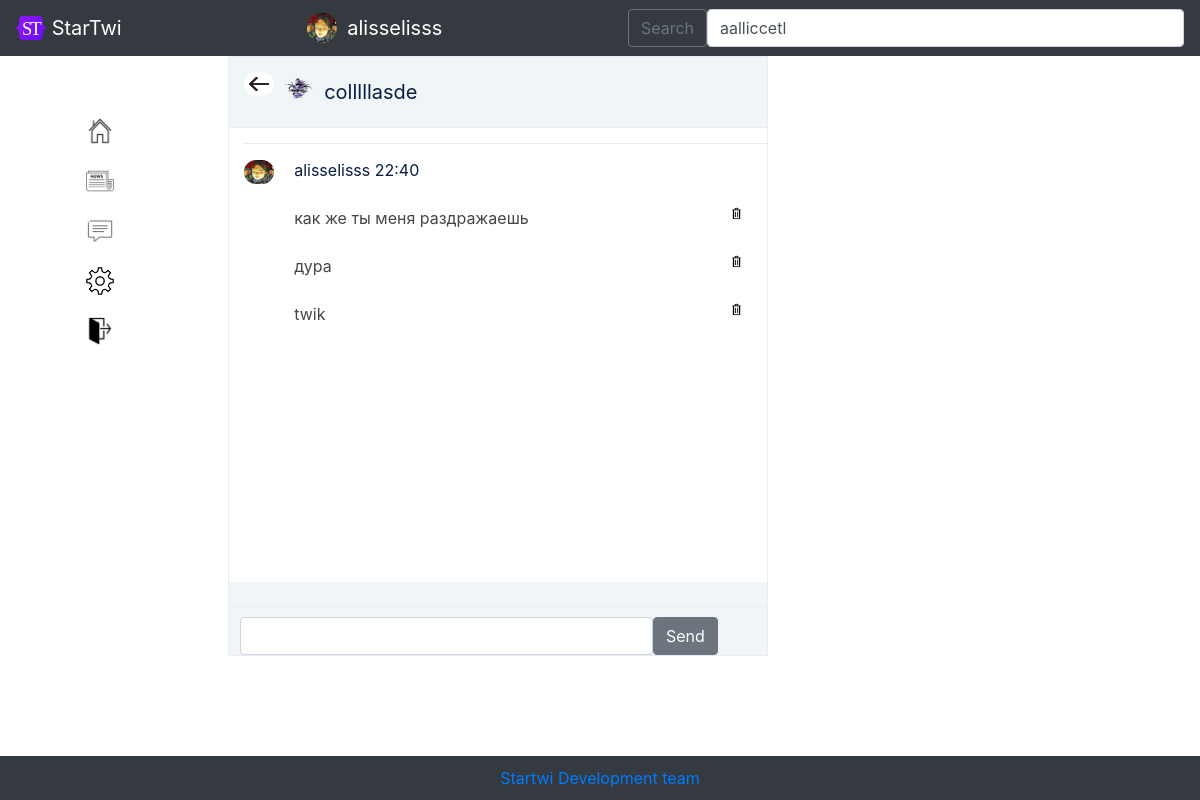
Before: /messenger/colllllasde (signed in) with the older database file.
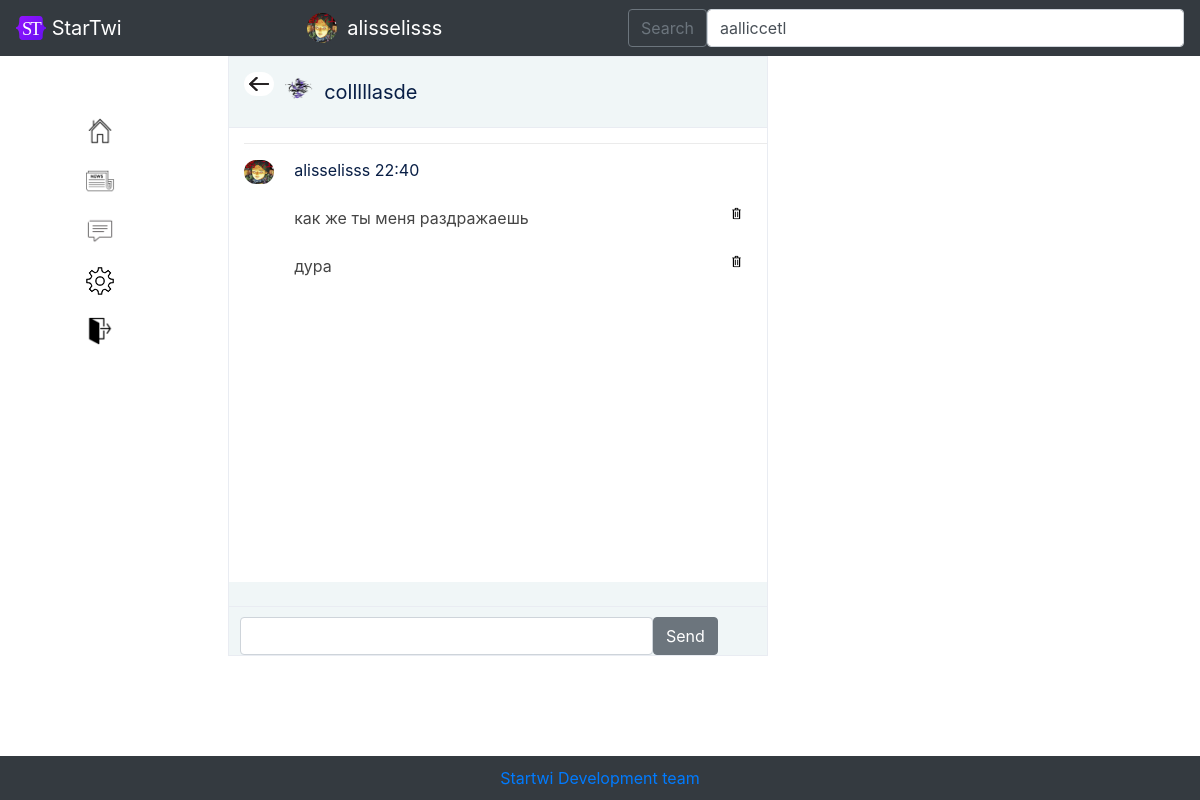
After: the same page with the newer database file.
### data/messages.py (models this page shows)
class Messages(SqlAlchemyBase):
    __tablename__ = 'messages'
    id = sqlalchemy.Column(sqlalchemy.Integer, primary_key=True, autoincrement=True)
    from_id = sqlalchemy.Column(sqlalchemy.Integer, sqlalchemy.ForeignKey("users.id"))
    to_id = sqlalchemy.Column(sqlalchemy.Integer, sqlalchemy.ForeignKey("users.id"))
    message_text = sqlalchemy.Column(sqlalchemy.String, nullable=True)
    sending_time = sqlalchemy.Column(sqlalchemy.DateTime, default=datetime.datetime.now())

### data/users.py (models this page shows, shortened)
class User(SqlAlchemyBase, UserMixin):
    __tablename__ = 'users'
    id = sqlalchemy.Column(sqlalchemy.Integer, primary_key=True, autoincrement=True)
    username = sqlalchemy.Column(sqlalchemy.String, unique=True, nullable=True)
    year_of_birth = sqlalchemy.Column(sqlalchemy.Integer, nullable=True)
    month_of_birth = sqlalchemy.Column(sqlalchemy.Integer, nullable=True)
    day_of_birth = sqlalchemy.Column(sqlalchemy.Integer, nullable=True)
    country = sqlalchemy.Column(sqlalchemy.String, nullable=True)
    email = sqlalchemy.Column(sqlalchemy.String, unique=True, nullable=True)
    hashed_password = sqlalchemy.Column(sqlalchemy.String, nullable=True)
    modified_date = sqlalchemy.Column(sqlalchemy.DateTime, default=datetime.datetime.now())
    photo = sqlalchemy.Column(sqlalchemy.String, unique=True, nullable=True)
    about_me = sqlalchemy.Column(sqlalchemy.String, unique=True, nullable=True)
    followers = sqlalchemy.Column(sqlalchemy.String, nullable=True, default=' ')
    following = sqlalchemy.Column(sqlalchemy.String, nullable=True, default=' ')
    restrict = sqlalchemy.Column(sqlalchemy.Boolean, nullable=True, default=False)
    blacklist = sqlalchemy.Column(sqlalchemy.String, nullable=True, default=' ')

### main.py (the view)
@app.route('/messenger/<username>', methods=['GET', 'POST'])
@login_required
def messenger(username):
    db_sess = db_session.create_session()
    form = MessageForm()
    user = db_sess.query(User).filter(User.username == username).first()
    if form.validate_on_submit():
        add_message(current_user.id, user.id, form.message.data)
        return redirect(f'/messenger/{username}')
    cipher = Fernet(cipher_key)
    messages_list = db_sess.query(Messages).filter(
        ((Messages.from_id == current_user.id) / (Messages.to_id == user.id)) | (
                (Messages.to_id == current_user.id) / (Messages.from_id == user.id))).all()
    return render_template('messenger.html', title='Messenger', form=form, user=user,
                           url_for=url_for, user_class=User, userlist=get_userlist(),
                           css_file=url_for('static', filename='css/style.css'),
                           messages_list=messages_list, cipher=cipher,
                           str=str, db_sess_query_user=db_sess.query(User)
                           )

### forms/MessageForm.py
class MessageForm(FlaskForm):
    message = StringField('')
    send = SubmitField('Send')

### data/db_session.py (called while the page is built)
def create_session() -> Session:
    global __factory
    return __factory()

### main.py (called while the page is built)
@login_manager.user_loader
def load_user(user_id):
    db_sess = db_session.create_session()
    return db_sess.query(User).get(user_id)

def get_userlist():
    return sorted(db_session.create_session().query(User).filter(User.username != current_user.username),
                  key=lambda x: [0 if str(x.id) in current_user.following.split(', ') else 1,
                                 - len(list(set(current_user.following.split(', ')) & set(
                                     x.following.split(', ')))),
                                 - len(list(set(current_user.followers.split(', ')) & set(
                                     x.followers.split(', ')))),
                                 x.username])

### templates/messenger.html (shortened to what this page needs)
{% extends "base_logged_in.html" %}
{% block content %}
<div class="messenger">
    <table class="message-table">
        <tr><td style="background-color: #f0f6f7; " class="about-chat"><div>
            <a href="/chats"><img src="{{ url_for('static', filename='img/back.png') }}" alt="" width="30" height="24" class="icon" style="margin: 0px; margin-right: 10px;"></a>
            <a href="/account/{{ user.username }}" style="text-decoration: none" class="navbar-brand">
                <img src="{{ url_for('static', filename='img/' + user.photo) }}" alt="" width="30" height="24" class="icon" style="margin: 0px; margin-right: 10px;">
                {{ user.username }}</a>
        </div></td></tr>
        <tr><td class="all-messages-box" id="all-messages-box">
            {% if messages_list %}
                {% for message in messages_list %}
                    {% if messages_list.index(message) == 0 or messages_list[messages_list.index(message) - 1].from_id != message.from_id %}
                        <div class="message">
                            {% set sender = db_sess_query_user.filter(user_class.id == message.from_id).first() %}
                            <img src="{{ url_for('static', filename='img/' + sender.photo) }}" alt="" width="30" height="24" class="icon" style="margin: 0px; margin-right: 10px; margin-top:3%;">
                            <div style="margin-left: 50px; color: #454545;">
                                 <a href="/account/{{ sender.username }}" style="text-decoration: none; padding-top: 3%;">{{ sender.username }} {{ message.sending_time.hour }}:{{ str(message.sending_time.minute) if (str(message.sending_time.minute)) | length == 2 else '0' + str(message.sending_time.minute) }}</a><br>
                                {% if message.from_id == current_user.id %}
                                    <a href="/delete_message/{{ message.id }}"><img src="{{ url_for('static', filename='img/delete-icon.jpg') }}" width="15" style="float:right; margin-right: 5%"></a>
                                {% endif %}
                                {{ cipher.decrypt(message.message_text).decode('utf-8') }}
                            </div>
                        </div>
                    {% else %}
                        <div style="margin-left: 50px; color: #454545;"><br>
                            {% if message.from_id == current_user.id %}
                                <a href="/delete_message/{{ message.id }}"><img src="{{ url_for('static', filename='img/delete-icon.jpg') }}" width="15" style="float:right; margin-right: 5%"></a>
                            {% endif %}
                            {{ cipher.decrypt(message.message_text).decode('utf-8') }}
                        </div>
                    {% endif %}
                {% endfor %}
            {% else %}
                <p align="center" style="margin-top: 50%; color: #a3a29e;">no messages yet</p>
            {% endif %}
        </td></tr>
        <tr><td style="background-color: #f0f6f7;" class="send-message"><div class="form-send-message">
            <form action="" method="post">
                    <div style="float: left; width: 100%;">{{ form.message.label }}<br>
                        <span style="float:left; width:80%">{{ form.message(class="form-control") }}</span><span style="float:right; width:20%">{{ form.send(type="submit", class="btn btn-secondary") }}</span><br>
                    </div>
            </form>
        </div></td></tr>
    </table>
</div>
{% endblock %}

### templates/base_logged_in.html (shortened to what this page needs)
<!DOCTYPE html>
<html lang="en">
<head>
    <link rel="stylesheet"
          href="https://stackpath.bootstrapcdn.com/bootstrap/4.4.1/css/bootstrap.min.css"
>
    <link href="http://rawgithub.com/indrimuska/jquery-editable-select/master/dist/jquery-editable-select.min.css" rel="stylesheet">
    <link rel="stylesheet" type="text/css" href={{ css_file }}>
</head>
<body>
    <header>
        <nav class="navbar navbar-dark bg-dark">
            <a class="navbar-brand" href="#">
                <img src="/static/img/startwi-logo.svg" alt="" width="30" height="24" class="d-inline-block align-text-top">
                StarTwi
            </a>
            <a href="/account/{{ current_user.username }}" style="text-decoration: none;" class="navbar-brand">
                <img src="{{ url_for('static', filename='img/' + current_user.photo) }}" alt="" width="30" height="30" class="icon" style="margin: 0px; margin-right: 10px;">
                {{ current_user.username }}</a>
            <form class="d-flex" method="post" id="sample_form" name="sample_form">
                <button class="btn btn-outline-secondary" type="submit" name="Save" id="save">Search</button>
                <select name="users" id="users" class="form-control me-2" type="search" placeholder="Search" aria-label="Search">
                    {% for found_user in userlist %}
                        {% if found_user %}
                            <option>{{ found_user.username }}</option>
                        {% endif %}
                    {% endfor %}
               </select>
      </form>
    </nav>
    </header>
    <main role="main" class="container">
        <div style="float:left;">
            <ul style="list-style-type: none;">
                <li><a href="/account/{{ current_user.username }}"><img src="{{ url_for('static', filename='img/home_icon.png') }}" style="width:30px; margin-top:60px;"></a></li>
                <li><a href="/newstape"><img src="{{ url_for('static', filename='img/news_icon.png') }}" style="width:30px; margin-top:20px;"></a></li>
                <li><a href="/chats"><img src="{{ url_for('static', filename='img/messenger_icon.png') }}" style="width:30px; margin-top:20px;"></a></li>
                <li><a href="/account_settings/{{ current_user.username }}"><img src="{{ url_for('static', filename='img/settings.png') }}" style="width:30px; margin-top:20px;"></a></li>
                <li><a href="/logout"><img src="{{ url_for('static', filename='img/exit-icon.png') }}" style="width:30px; margin-top:20px;"></a></li>
            </ul>
        </div>
        <div style="margin-left: 12%">
            {% block content %}{% endblock %}
        </div>
        <br><br><br>
          <div class="footer"><a href="mailto:dashastepanova1901@mail.ru">Startwi Development team</a>
  </div>
    </main>
</body>
</html>

Changed rows visible on the page:
removed Messages: decrypt "twik"
